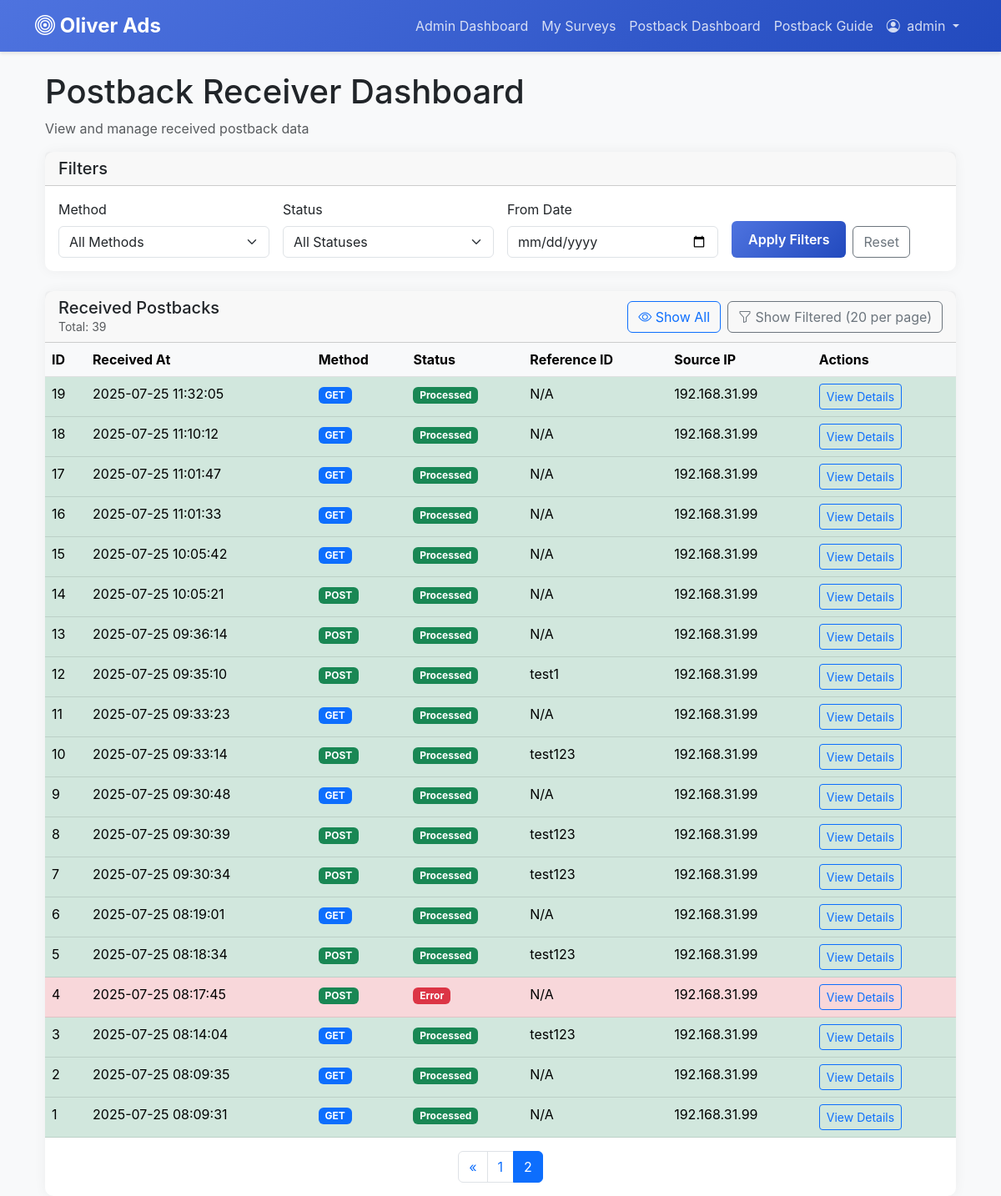
Page /postbacks/received?page=2&method=&status=&date_from= (signed in) on the committed database.
### models.py (models this page shows, shortened)
class User(UserMixin, db.Model):
    id = db.Column(db.Integer, primary_key=True)
    username = db.Column(db.String(80), unique=True, nullable=False)
    password_hash = db.Column(db.String(128))
    is_admin = db.Column(db.Boolean, default=False)
    created_at = db.Column(db.DateTime, default=datetime.utcnow)

class ReceivedPostback(db.Model):
    id = db.Column(db.Integer, primary_key=True)
    received_at = db.Column(db.DateTime, default=datetime.utcnow)
    method = db.Column(db.String(10), nullable=False)  # GET, POST, etc.
    url = db.Column(db.String(500), nullable=False)    # The URL that was called
    headers = db.Column(JSON)                          # Request headers as JSON
    query_params = db.Column(JSON)                     # Query parameters for GET requests
    form_data = db.Column(JSON)                        # Form data for POST requests
    json_data = db.Column(JSON)                        # JSON data for POST requests with Content-Type: application/json
    raw_data = db.Column(db.Text)                      # Raw request data
    source_ip = db.Column(db.String(45))               # IP address of the sender
    status = db.Column(db.String(20), default='received')  # received, processed, error
    processing_time_ms = db.Column(db.Integer)             # Time taken to process in milliseconds
    error_message = db.Column(db.Text)                     # Error message if processing failed
    reference_id = db.Column(db.String(100))          # External reference ID if provided

### app.py (the view)
@app.route('/postbacks/received')
@login_required
def postback_receiver_dashboard():
    if not current_user.is_admin:
        flash('You do not have permission to access this page', 'danger')
        return redirect(url_for('user_dashboard'))
    page = request.args.get('page', 1, type=int)
    per_page = 20
    show_all = request.args.get('show_all', 'false').lower() == 'true'
    query = ReceivedPostback.query
    if request.args.get('method'):
        query = query.filter_by(method=request.args['method'].upper())
    if request.args.get('status'):
        query = query.filter_by(status=request.args['status'])
    if request.args.get('date_from'):
        try:
            date_from = datetime.strptime(request.args['date_from'], '%Y-%m-%d')
            query = query.filter(ReceivedPostback.received_at >= date_from)
        except ValueError:
            pass
    query = query.order_by(ReceivedPostback.received_at.desc())
    if show_all:
        postbacks = query.all()
        total = len(postbacks)
        postbacks = {
            'items': postbacks,
            'total': total,
            'pages': 1,
            'page': 1,
            'per_page': total,
            'has_prev': False,
            'has_next': False,
            'prev_num': None,
            'next_num': None,
            'iter_pages': lambda left_edge=2, left_current=2, right_current=5, right_edge=2: [1]
        }
    else:
        postbacks = query.paginate(page=page, per_page=per_page, error_out=False)
    return render_template('postback_receiver_dashboard.html', postbacks=postbacks)

### app.py (called while the page is built)
@login_manager.user_loader
def load_user(user_id):
    return User.query.get(int(user_id))

### templates/postback_receiver_dashboard.html (shortened to what this page needs)
{% extends "base.html" %}
{% block content %}
<div class="container mt-4">
    <h1>Postback Receiver Dashboard</h1>
    <p class="text-muted">View and manage received postback data</p>
    <div class="card mb-4">
        <div class="card-header">
            <h5 class="mb-0">Filters</h5>
        </div>
        <div class="card-body">
            <form method="get" class="row g-3">
                <div class="col-md-3">
                    <label for="method" class="form-label">Method</label>
                    <select name="method" id="method" class="form-select">
                        <option value="">All Methods</option>
                    </select>
                </div>
                <div class="col-md-3">
                    <label for="status" class="form-label">Status</label>
                    <select name="status" id="status" class="form-select">
                        <option value="">All Statuses</option>
                    </select>
                </div>
                <div class="col-md-3">
                    <label for="date_from" class="form-label">From Date</label>
                    <input type="date" class="form-control" id="date_from" name="date_from" value="{{ request.args.get('date_from', '') }}">
                </div>
                <div class="col-md-3 d-flex align-items-end">
                    <button type="submit" class="btn btn-primary me-2">Apply Filters</button>
                    <a href="{{ url_for('postback_receiver_dashboard') }}" class="btn btn-outline-secondary">Reset</a>
                </div>
            </form>
        </div>
    </div>
    <div class="card">
        <div class="card-header d-flex justify-content-between align-items-center">
            <div>
                <h5 class="mb-0">Received Postbacks</h5>
                <small class="text-muted d-block">Total: {{ postbacks.total }}</small>
            </div>
            <div class="d-flex gap-2">
                <button class="btn btn-outline-primary" onclick="window.location.href='{{ url_for('postback_receiver_dashboard', show_all='true', method='', status='', date_from='') }}'">
                    <i class="bi bi-eye"></i> Show All
                </button>
                <button class="btn btn-outline-secondary" onclick="window.location.href='{{ url_for('postback_receiver_dashboard', show_all='false', method='', status='', date_from='') }}'">
                    <i class="bi bi-funnel"></i> Show Filtered ({{ postbacks.per_page }} per page)
                </button>
            </div>
        </div>
        <div class="card-body p-0">
            <div class="table-responsive">
                <table class="table table-hover mb-0">
                    <thead class="table-light">
                        <tr>
                            <th>ID</th>
                            <th>Received At</th>
                            <th>Method</th>
                            <th>Status</th>
                            <th>Reference ID</th>
                            <th>Source IP</th>
                            <th>Actions</th>
                        </tr>
                    </thead>
                    <tbody>
                        {% if postbacks.items %}
                            {% for postback in postbacks.items %}
                            <tr class="{% if postback.status == 'error' %}table-danger{% elif postback.status == 'processed' %}table-success{% endif %}">
                                <td>{{ postback.id }}</td>
                                <td>{{ postback.received_at.strftime('%Y-%m-%d %H:%M:%S') }}</td>
                                <td><span class="badge bg-{{ 'primary' if postback.method == 'GET' else 'success' }}">{{ postback.method }}</span></td>
                                <td>
                                    <span class="badge bg-{{ 'success' if postback.status == 'processed' else 'danger' if postback.status == 'error' else 'info' }}">
                                        {{ postback.status|title }}
                                    </span>
                                </td>
                                <td>{{ postback.reference_id or 'N/A' }}</td>
                                <td>{{ postback.source_ip or 'N/A' }}</td>
                                <td>
                                    <button class="btn btn-sm btn-outline-primary view-details"
                                            data-bs-toggle="modal"
                                            data-bs-target="#postbackDetailsModal"
                                            data-postback-id="{{ postback.id }}">
                                        View Details
                                    </button>
                                </td>
                            </tr>
                            {% endfor %}
                        {% else %}
                            <tr>
                                <td colspan="7" class="text-center py-4">No postbacks found</td>
                            </tr>
                        {% endif %}
                    </tbody>
                </table>
            </div>
            {% if not request.args.get('show_all') and postbacks.pages > 1 %}
            <nav class="p-3">
                <ul class="pagination justify-content-center mb-0">
                    {% if postbacks.has_prev %}
                    <li class="page-item">
                        <a class="page-link" href="{{ url_for('postback_receiver_dashboard', page=postbacks.prev_num, method=request.args.get('method', ''), status=request.args.get('status', ''), date_from=request.args.get('date_from', '')) }}" aria-label="Previous">
                            <span aria-hidden="true">&laquo;</span>
                        </a>
                    </li>
                    {% endif %}
                    {% for page_num in postbacks.iter_pages(left_edge=1, right_edge=1, left_current=1, right_current=2) %}
                        {% if page_num %}
                            {% if postbacks.page == page_num %}
                                <li class="page-item active"><span class="page-link">{{ page_num }}</span></li>
                            {% else %}
                                <li class="page-item">
                                    <a class="page-link" href="{{ url_for('postback_receiver_dashboard', page=page_num, method=request.args.get('method', ''), status=request.args.get('status', ''), date_from=request.args.get('date_from', '')) }}">{{ page_num }}</a>
                                </li>
                            {% endif %}
                        {% else %}
                            <li class="page-item disabled"><span class="page-link">...</span></li>
                        {% endif %}
                    {% endfor %}
                </ul>
            </nav>
            {% endif %}
        </div>
    </div>
</div>
{% endblock %}

### templates/base.html (shortened to what this page needs)
<!DOCTYPE html>
<html lang="en">
<head>
    <link href="https://cdn.jsdelivr.net/npm/bootstrap@5.3.0/dist/css/bootstrap.min.css" rel="stylesheet">
    <link rel="stylesheet" href="https://cdn.jsdelivr.net/npm/bootstrap-icons@1.11.0/font/bootstrap-icons.css">
</head>
<body>
    <nav class="navbar navbar-expand-lg navbar-dark">
        <div class="container">
            <a class="navbar-brand" href="{{ url_for('index') }}">
                <i class="bi bi-bullseye"></i> Oliver Ads
            </a>
            <div class="collapse navbar-collapse" id="navbarSupportedContent">
                <ul class="navbar-nav ms-auto">
                    {% if current_user.is_authenticated %}
                        {% if current_user.is_admin %}
                        <li class="nav-item">
                            <a class="nav-link" href="{{ url_for('admin_dashboard') }}">Admin Dashboard</a>
                        </li>
                        {% endif %}
                        <li class="nav-item">
                            <a class="nav-link" href="{{ url_for('surveys') }}">My Surveys</a>
                        </li>
                        <li class="nav-item">
                            <a class="nav-link" href="{{ url_for('postback_receiver_dashboard') }}">Postback Dashboard</a>
                        </li>
                        <li class="nav-item">
                            <a class="nav-link" href="{{ url_for('postback_instructions') }}">Postback Guide</a>
                        </li>
                        <li class="nav-item dropdown">
                            <a class="nav-link dropdown-toggle" href="#" id="userDropdown" role="button" data-bs-toggle="dropdown" aria-expanded="false">
                                <i class="bi bi-person-circle me-1"></i> {{ current_user.username }}
                            </a>
                        </li>
                    {% endif %}
                </ul>
            </div>
        </div>
    </nav>
    <div class="container">
        {% block content %}{% endblock %}
    </div>
</body>
</html>

### templates/base.html (style rules this page uses)
:root { --primary-color: #4e73df; --secondary-color: #1cc88a; --dark-color: #5a5c69; }
body { background-color: #f8f9fa; font-family: 'Nunito', -apple-system, BlinkMacSystemFont, "Segoe UI", Roboto, "Helvetica Neue", Arial, sans-serif; }
.navbar { background: linear-gradient(135deg, var(--primary-color), #224abe) !important; box-shadow: 0 2px 4px rgba(0,0,0,0.1); }
.navbar-brand { font-weight: 700; font-size: 1.5rem; }
.card { border: none; border-radius: 10px; box-shadow: 0 0 15px rgba(0,0,0,0.05); transition: transform 0.2s; }
.btn-primary { background: linear-gradient(135deg, var(--primary-color), #224abe); border: none; padding: 10px 20px; font-weight: 600; }
.nav-link { color: rgba(255,255,255,0.8) !important; transition: color 0.2s; }

### rows in the picture
User: username "admin"
ReceivedPostback: id "19", received_at "2025-07-25 11:32:05", method "GET", status "Processed", reference_id "N/A", source_ip "192.168.31.99"
ReceivedPostback: id "18", received_at "2025-07-25 11:10:12", method "GET", status "Processed", reference_id "N/A", source_ip "192.168.31.99"
ReceivedPostback: id "17", received_at "2025-07-25 11:01:47", method "GET", status "Processed", reference_id "N/A", source_ip "192.168.31.99"
ReceivedPostback: id "16", received_at "2025-07-25 11:01:33", method "GET", status "Processed", reference_id "N/A", source_ip "192.168.31.99"
ReceivedPostback: id "15", received_at "2025-07-25 10:05:42", method "GET", status "Processed", reference_id "N/A", source_ip "192.168.31.99"
ReceivedPostback: id "14", received_at "2025-07-25 10:05:21", method "POST", status "Processed", reference_id "N/A", source_ip "192.168.31.99"
ReceivedPostback: id "13", received_at "2025-07-25 09:36:14", method "POST", status "Processed", reference_id "N/A", source_ip "192.168.31.99"
ReceivedPostback: id "12", received_at "2025-07-25 09:35:10", method "POST", status "Processed", reference "test1", source_ip "192.168.31.99"
ReceivedPostback: id "11", received_at "2025-07-25 09:33:23", method "GET", status "Processed", reference_id "N/A", source_ip "192.168.31.99"
ReceivedPostback: id "10", received_at "2025-07-25 09:33:14", method "POST", status "Processed", reference "test123", source_ip "192.168.31.99"
ReceivedPostback: id "9", received_at "2025-07-25 09:30:48", method "GET", status "Processed", reference_id "N/A", source_ip "192.168.31.99"
ReceivedPostback: id "8", received_at "2025-07-25 09:30:39", method "POST", status "Processed", reference "test123", source_ip "192.168.31.99"
ReceivedPostback: id "7", received_at "2025-07-25 09:30:34", method "POST", status "Processed", reference "test123", source_ip "192.168.31.99"
ReceivedPostback: id "6", received_at "2025-07-25 08:19:01", method "GET", status "Processed", reference_id "N/A", source_ip "192.168.31.99"
ReceivedPostback: id "5", received_at "2025-07-25 08:18:34", method "POST", status "Processed", reference "test123", source_ip "192.168.31.99"
ReceivedPostback: id "4", received_at "2025-07-25 08:17:45", method "POST", status "Error", reference_id "N/A", source_ip "192.168.31.99"
ReceivedPostback: id "3", received_at "2025-07-25 08:14:04", method "GET", status "Processed", reference "test123", source_ip "192.168.31.99"
ReceivedPostback: id "2", received_at "2025-07-25 08:09:35", method "GET", status "Processed", reference_id "N/A", source_ip "192.168.31.99"
ReceivedPostback: id "1", received_at "2025-07-25 08:09:31", method "GET", status "Processed", reference_id "N/A", source_ip "192.168.31.99"

### other values in the picture
{{ postbacks.total }} "39"
{{ postbacks.per_page }} "20"
{{ page_num }} "1"
{{ page_num }} "2"
